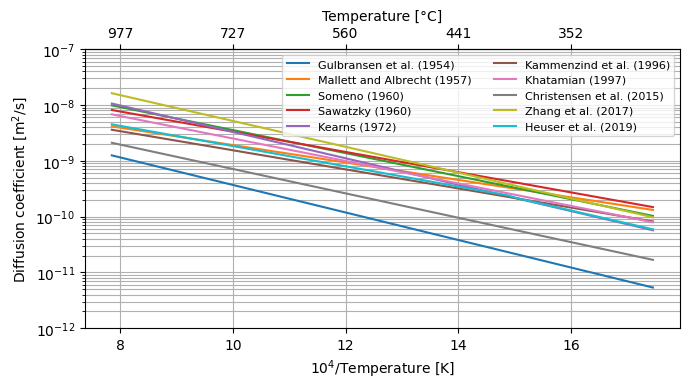

Source code (Python):
import matplotlib.pyplot as plt
import numpy as np

# TODO > revisar rangos de temperatura de cada trabajo.

'''A script to plot the different diffusion coefficients of Hydrogen in Zr
found in the literature.

References:
    
    [1] E.A. Gulbransen, K.F. Andrew, J. Electrochem. Soc. 101 (1954) 560–566.
    [2] M.W. Mallett, W.M. Albrecht, J. Electrochem. Soc. 104 (1957) 142-146.
    [3] M. Someno, Nippon Kinzoku Gakkaishi 24 (1960).
    [4] A. Sawatzky, J. Nucl. Mater. 2 (1960) 321–328.
    [5] J.J. Kearns, J. Nucl. Mater. 43 (1972) 330–338.
    [6] B. Kammenzind, D.G. Franklin, H.R. Peters, and W.J. Duffin, ASTM 
        Special Technical Publication 1295 (1996) 338–369.
    [7] D. Khatamian, J. Alloys Compd. 253–254 (1997) 471–474.
    [8] M. Christensen, W. Wolf, C. Freeman, E. Wimmer, R.B. Adamson, L. 
        Hallstadius, P.E. Cantonwine, E.V. Mader, J. Nucl. Mater. 460 
        (2015) 82-96.
    [9] Y. Zhang, C. Jiang, X. Bai, Nature Sci. Rep. 7 (2017) 41033.
    [10] B.J. Heuser, T.R. Prisk, J. Lin, T.J. Dax, Y. Zhang, J. Nucl. Mat. 518 
        (2019) 177-189.
    
    '''

database = {'Gulbransen et al. (1954)': {'Reference': '[1]',
                                         'Material': 'Zirconium',
                                         'Isotope': 'Hydrogen',
                                         'D0': 1.09e-7,
                                         'Ed': 0.49},
            'Mallett and Albrecht (1957)': {'Reference': '[2]',
                                            'Material': 'Zirconium',
                                            'Isotope': 'Hydrogen',
                                            'D0': 7e-8,
                                            'Ed': 0.31},
            'Someno (1960)': {'Reference': '[3]',
                              'Material': 'Zirconium',
                              'Isotope': 'Hydrogen',
                              'D0': 4.15e-7,
                              'Ed': 0.41},
            'Sawatzky (1960)': {'Reference': '[4]',
                                'Material': 'Zircaloy-2',
                                'Isotope': 'Hydrogen',
                                'D0': 2.17e-7,
                                'Ed': 0.36},
            'Kearns (1972)': {'Reference': '[5]',
                              'Material': 'Zirconium/Zircaloy-2/Zircaloy-4',
                              'Isotope': 'Hydrogen',
                              'D0': 7.73e-7,
                              'Ed': 0.47},
            'Kammenzind et al. (1996)': {'Reference': '[6]',
                                         'Material': 'Zircaloy-4',
                                         'Isotope': 'Hydrogen',
                                         'D0': 0.8e-7,
                                         'Ed': 0.34},
            'Khatamian (1997)': {'Reference': '[7]',
                                 'Material': 'Zr-2.5%Nb',
                                 'Isotope': 'Deuterium',
                                 'D0': 2.61e-7,
                                 'Ed': 0.40},
            'Christensen et al. (2015)': {'Reference': '[8]',       # Computational result (not experimental)
                                          'Material': 'Zirconium',
                                          'Isotope': 'Hydrogen',
                                          'D0': 1.1e-7,
                                          'Ed': 0.434},
            'Zhang et al. (2017)': {'Reference': '[9]',
                                    'Material': 'Zirconium',
                                    'Isotope': 'Hydrogen',
                                    'D0': 1.08e-6,
                                    'Ed': 0.46},
            'Heuser et al. (2019)': {'Reference': '[10]',
                                    'Material': 'Zircaloy-2',
                                    'Isotope': 'Hydrogen',
                                    'D0_low': 6.7e-7,
                                    'Ed_low': 0.461,
                                    'D0_high': 1.2e-7,
                                    'Ed_high': 0.36}
        }

k_B = 8.617333262e-5 # Boltzmann constant [eV K-1]

temperature = np.linspace(300, 1000, 100) + 273 # Temperature [K]

fig, ax = plt.subplots(figsize=(7,4))

fig.canvas.manager.set_window_title('Diffusion coefficient according to different authors')

for author, data in database.items():
    
    if author == 'Heuser et al. (2019)':
        
        D = np.zeros_like(temperature)
        
        D[temperature<=670] = data['D0_low'] * np.exp(-data['Ed_low']/(k_B*temperature[temperature<=670]))
        D[temperature>670] = data['D0_high'] * np.exp(-data['Ed_high']/(k_B*temperature[temperature>670]))
        
    else:
        
        D = data['D0'] * np.exp(-data['Ed']/(k_B*temperature))
    
    ax.semilogy(10**4/temperature, D, label=author)
    
ax.legend(ncols=2, prop={'size': 8})

ax.set_xlabel('10$^4$/Temperature [K]')
ax.set_ylabel('Diffusion coefficient [m$^2$/s]')

sec_ax = ax.secondary_xaxis('top', functions=(lambda x: 1/(10**4/x), lambda x: 1/(10**4/x)))
sec_ax.set_xlabel('Temperature [°C]')
sec_ax.set_xticklabels(np.rint(10**4/ax.get_xticks() - 273).astype(int))

ax.set_ylim([1e-12, 1e-7])
ax.grid(which='both')

fig.tight_layout()

plt.savefig('diffusion_coefficients.png', bbox_inches='tight')

plt.show()
